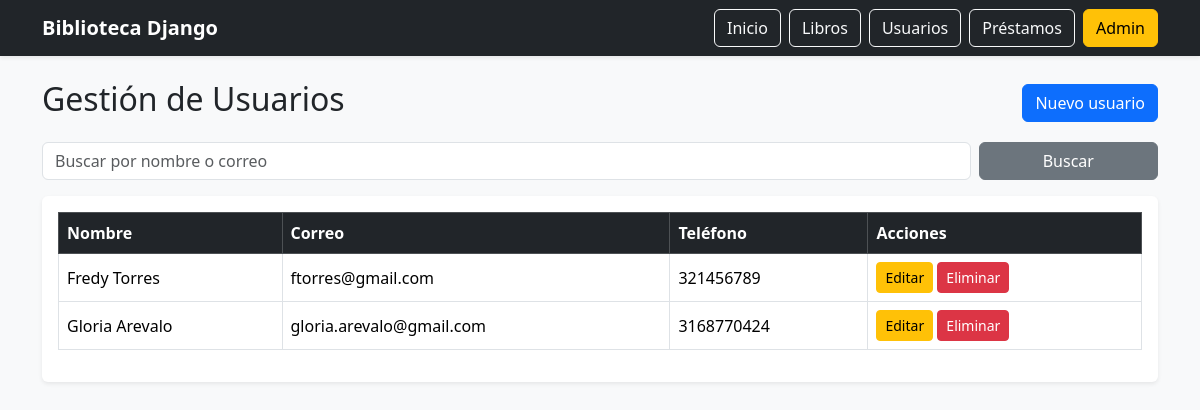
Screenshot of /usuarios/ with the database file from the repository.
### core/models.py (models this page shows, shortened)
class Usuario(models.Model):
    nombre = models.CharField(max_length=100)
    correo = models.EmailField(unique=True)
    telefono = models.CharField(max_length=20, blank=True, null=True)
    fecha_registro = models.DateTimeField(default=timezone.now)
    class Meta:
        ordering = ["nombre"]

### core/views.py (the view)
# urls.py: path('usuarios/', views.lista_usuarios, name='lista_usuarios'),
def lista_usuarios(request):
    busqueda = request.GET.get("busqueda", "").strip()
    usuarios = Usuario.objects.all()
    if busqueda:
        usuarios = usuarios.filter(
            Q(nombre__icontains=busqueda) |
            Q(correo__icontains=busqueda)
        )
    return render(request, "usuarios/lista.html", {
        "usuarios": usuarios,
        "busqueda": busqueda
    })

### templates/usuarios/lista.html
{% extends 'base.html' %}
{% block content %}
<div class="d-flex justify-content-between align-items-center mb-3">
    <h2>Gestión de Usuarios</h2>
    <a href="/usuarios/crear/" class="btn btn-primary">Nuevo usuario</a>
</div>
<form method="get" class="row g-2 mb-3">
    <div class="col-md-10">
        <input type="text" name="busqueda" class="form-control" placeholder="Buscar por nombre o correo" value="{{ busqueda }}">
    </div>
    <div class="col-md-2 d-grid">
        <button type="submit" class="btn btn-secondary">Buscar</button>
    </div>
</form>
<div class="card shadow-sm border-0">
    <div class="card-body">
        <div class="table-responsive">
            <table class="table table-bordered table-hover align-middle">
                <thead class="table-dark">
                    <tr>
                        <th>Nombre</th>
                        <th>Correo</th>
                        <th>Teléfono</th>
                        <th>Acciones</th>
                    </tr>
                </thead>
                <tbody>
                    {% for usuario in usuarios %}
                    <tr>
                        <td>{{ usuario.nombre }}</td>
                        <td>{{ usuario.correo }}</td>
                        <td>{{ usuario.telefono }}</td>
                        <td>
                            <a href="/usuarios/editar/{{ usuario.id }}/" class="btn btn-warning btn-sm">Editar</a>
                            <a href="/usuarios/eliminar/{{ usuario.id }}/" class="btn btn-danger btn-sm" onclick="return confirm('¿Seguro que deseas eliminar este usuario?')">Eliminar</a>
                        </td>
                    </tr>
                    {% empty %}
                    <tr>
                        <td colspan="4" class="text-center">No hay usuarios registrados.</td>
                    </tr>
                    {% endfor %}
                </tbody>
            </table>
        </div>
    </div>
</div>
{% endblock %}

### rows the page displays
Usuario: nombre "Fredy Torres", correo "ftorres@gmail.com", telefono "321456789"
Usuario: nombre "Gloria Arevalo", correo "gloria.arevalo@gmail.com", telefono "3168770424"
